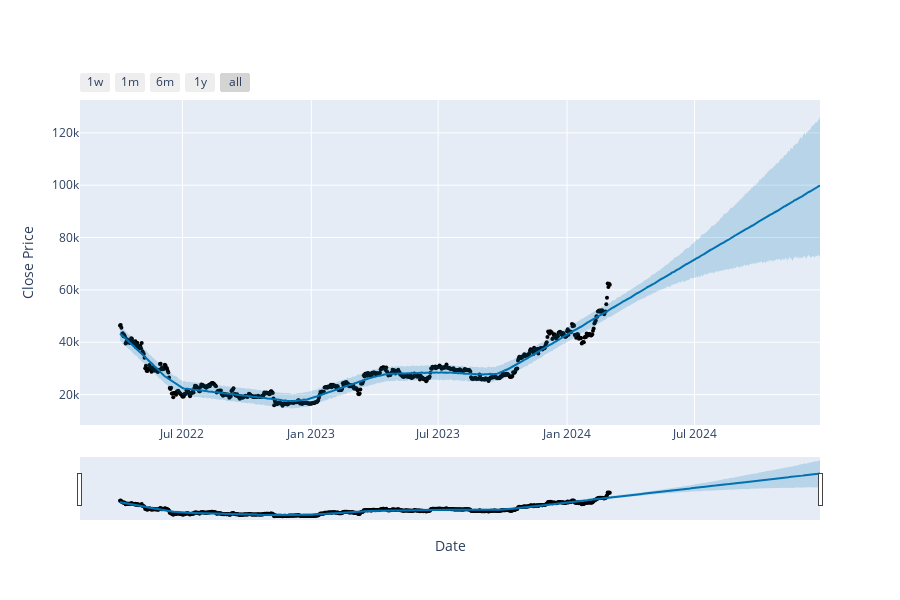

The cell this chart's notebook holds for it:
### Code cell
from prophet.plot import plot_plotly, plot_components_plotly

fig = plot_plotly(m, forcast, xlabel='Date', ylabel='Close Price')
fig.show()

### Figure 1 — Plotly figure (JSON) as saved in the notebook; plotly's stock layout.template omitted (floating-point values rounded to 4 significant figures; data arrays with more than 128 entries replaced by an {"elided": "..."} marker saying what was removed)
{"data": [{"marker": {"color": "black", "size": 4}, "mode": "markers", "name": "Actual", "type": "scatter", "x": {"elided": "700 str values"}, "y": {"elided": "700 float values"}}, {"hoverinfo": "skip", "line": {"width": 0}, "mode": "lines", "type": "scatter", "x": {"elided": "1000 str values"}, "y": {"elided": "1000 float values"}}, {"fill": "tonexty", "fillcolor": "rgba(0, 114, 178, 0.2)", "line": {"color": "#0072B2", "width": 2}, "mode": "lines", "name": "Predicted", "type": "scatter", "x": {"elided": "1000 str values"}, "y": {"elided": "1000 float values"}}, {"fill": "tonexty", "fillcolor": "rgba(0, 114, 178, 0.2)", "hoverinfo": "skip", "line": {"width": 0}, "mode": "lines", "type": "scatter", "x": {"elided": "1000 str values"}, "y": {"elided": "1000 float values"}}], "layout": {"height": 600, "showlegend": false, "width": 900, "xaxis": {"rangeselector": {"buttons": [{"count": 7, "label": "1w", "step": "day", "stepmode": "backward"}, {"count": 1, "label": "1m", "step": "month", "stepmode": "backward"}, {"count": 6, "label": "6m", "step": "month", "stepmode": "backward"}, {"count": 1, "label": "1y", "step": "year", "stepmode": "backward"}, {"step": "all"}]}, "rangeslider": {"visible": true}, "title": {"text": "Date"}, "type": "date"}, "yaxis": {"title": {"text": "Close Price"}}}}
